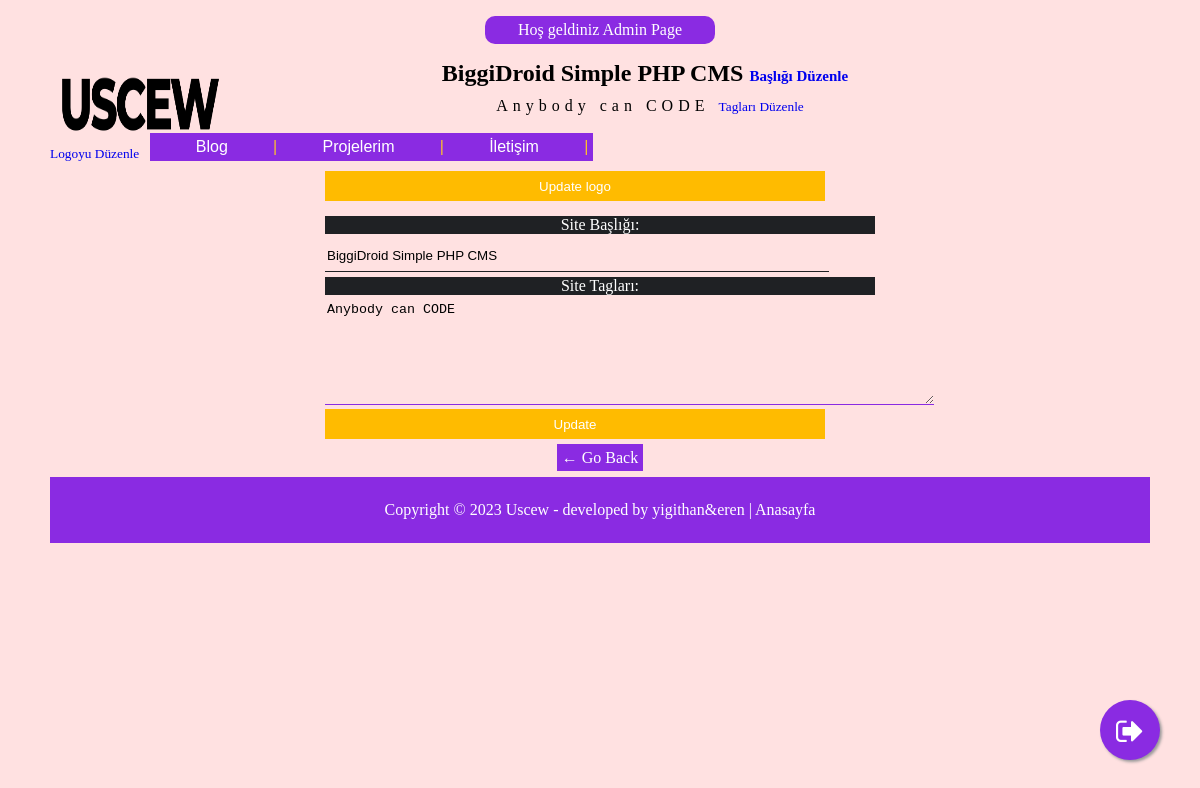
Screenshot of /admin/editsite.php?id=1 (signed in) with the database file from the repository.
### tables this page shows
CREATE TABLE `sitedetails` (
  `id` int(11) NOT NULL,
  `sitelogo` mediumtext DEFAULT NULL,
  `sitetitle` mediumtext DEFAULT NULL,
  `sitetagline` mediumtext DEFAULT NULL
);

### admin/editsite.php (the view, shortened to what this page needs)
<?php
include 'include/header.php';
if (isset($_SESSION["admin"])) {
			$id = $_GET['id'];
			$query = mysqli_query($con, "SELECT * FROM sitedetails WHERE id='$id' ");
			$row = mysqli_fetch_assoc($query);
}else{
	header("location: login.php");
}
?>
	<form method="post" action="" enctype="multipart/form-data">
      		          <input type="submit" name="updatelogo" value="Update logo">
     </form>
	<form method="post" action="">
					<p>Site Başlığı:</p>
				    <input type="text" name="title" placeholder="Enter your title" value="<?php echo $row["sitetitle"] ?>">
      		          <p>Site Tagları:</p>
      		          <textarea name="text"><?php echo $row["sitetagline"] ?></textarea>
			<input type="submit" name="update" value="Update">
			<center style="margin-top: 5px;">
				<a style="font-family: calibri; background: blueviolet;padding: 5px;color: white;text-decoration: none;" href="javascript:history.go(-1)">&larr; Go Back</a>
			</center>
	</form>
<?php include 'include/footer.php'; ?>

### admin/include/header.php (shortened to what this page needs)
<?php session_start();
include '../include/db.php';
	$query = mysqli_query($con, "SELECT * FROM sitedetails");
	$row = mysqli_fetch_assoc($query);
?>
<!DOCTYPE html>
<html>
<head>
	<link rel="stylesheet" type="text/css" href="../css/style.css">
	<link rel="stylesheet" type="text/css" href="../css/font-awesome.css">
</head>
<body>
<div class="container">
		<?php if (isset($_SESSION["admin"])) { ?><p class="linktag"><a href="index.php">
	Hoş geldiniz <?php echo $_SESSION["user"]; ?> </a></p><?php
}; ?>
	<div class="header">
		<div class="logo">
			<a href="../index.php"><img align="center" class="sitelogo" src="assets/images/logo.png"></a>
			<?php if (isset($_SESSION["admin"])) {
				echo "" ?>
				<br><small style="font-family: calibri;text-align: center;"><a href="editsite.php?id=<?php echo $row['id'] ?>">Logoyu Düzenle</a></small>
				<?php
			"";} ?>
		</div>
		<div class="mainhead">
			<h2><?php echo $row["sitetitle"] ?>
				<?php if (isset($_SESSION["admin"])) {
				echo "" ?>
				<small style="font-family: calibri;text-align: center;font-size: 15px;"><a href="editsite.php?id=<?php echo $row['id'] ?>">Başlığı Düzenle</a></small>
				<?php
			"";} ?>
			</h2>
			<span class="sitetagline"><?php echo $row["sitetagline"] ?>
				<?php if (isset($_SESSION["admin"])) {
				echo "" ?>
				<small style="font-family: calibri;letter-spacing: normal;"><a href="editsite.php?id=<?php echo $row['id'] ?>">Tagları Düzenle</a></small>
				<?php
			"";} ?>
			</span>
		</div>
		<br>
		<nav>
			<a href="index.php">Blog</a> |
			<a href="projelerim.php">Projelerim</a> |
			<a href="contact.php">İletişim</a> |
		</nav>
	</div>

### css/style.css (style rules this page uses)
body { font-family: arial; background: #ffe1e1; }
.container { margin-left: auto; margin-right: auto; width: 1100px; background: #ffe1e1; padding: 10px; padding-top: 0px; margin-top: 0px; }
.logo { width: 100px; float: left; }
.mainhead { text-align: center; }
.mainhead h2 { margin: 10px; font-family: cursive; }
.linktag { background: blueviolet; color: white; text-align: center; width: 20%; margin-right: auto; margin-left: auto; padding: 5px; border-radius: 10px; }
nav { display: inline-block; background: blueviolet; padding: 5px; color: #fcc12d; }
nav a { margin-right: 20px; margin-left: 20px; color: white; text-decoration: none; padding: 20.8px; }
form p { padding: 0px; margin: 0px; margin-bottom: 5px; background: #1f2124; color: white; text-align: center; }
form { font-family: calibri; }
form input { width: 500px; margin-bottom: 5px; }
form input[type="text"] { border: none; border-bottom: 1px solid #1f2124; outline: none; background: transparent; }
form input[type="submit"] { background: #fb0; outline: none; border: none; color: white; padding: 5px; }
textarea { outline: none; border: 1px solid blueviolet; background: transparent; }
p { font-family: calibri; }
h2 { font-family: calibri; }
img { background-position: center top !important; }
.sitetagline { font-family: calibri; margin: 0px; margin-top: 0px; letter-spacing:5px; }
.sitelogo { height: 40px; width: 39px; background: #8a2be2; margin-top: 5px; padding: 10px; border-radius: 100%; border: 1px solid #8a2be2; }
a { text-decoration: none; }
.linktag a { color: white; }

### admin/include/header.php (style rules this page uses)
.sitelogo { height: 57px; width: 159px; background:#eeeeee00; margin-top: 5px; padding: 10px; border-radius: 0%; border: 1px solid #eeeeee00; }

### admin/editsite.php (style rules this page uses)
form { margin-right: auto; margin-left: auto; width: 50%; margin-top: 10px; margin-bottom: 10px; }
h2 { text-align: center; }
input { height: 30px; background: transparent; outline: none; border:none; border-bottom: 1px solid blueviolet; }
textarea { height: 100px; width: 110%; background: transparent; outline: none; border:none; border-bottom: 1px solid blueviolet; }

### rows the page displays
sitedetails: sitetitle "BiggiDroid Simple PHP CMS", sitetagline "Anybody can CODE", title "BiggiDroid Simple PHP CMS", text "Anybody can CODE"

### other values shown
$_SESSION["user"] "Admin Page"
